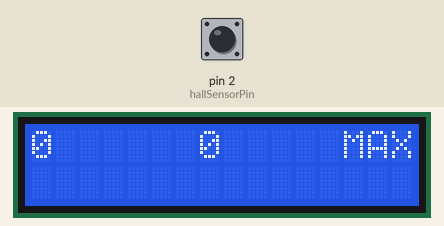
Bench run of a sketch on a simulated Arduino Uno, built with avr-gcc and run on an emulated ATmega328P. On the bench: 16×2 character LCD. Inputs (shaded band) come from the test bench; at power-on: pin 2 (hallSensorPin) LOW. What the sketch prints to the serial monitor is not drawn.

Above: at 2.7 s.
2.8 s: pin 2 (hallSensorPin) pulsed HIGH 5 times (0.12 s each, 0.3 s apart)
At 4.1 s:
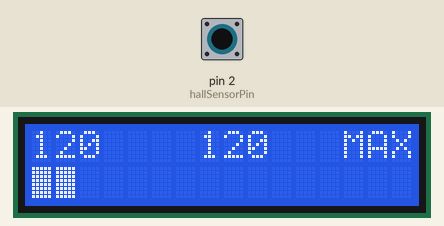
At 5.2 s:
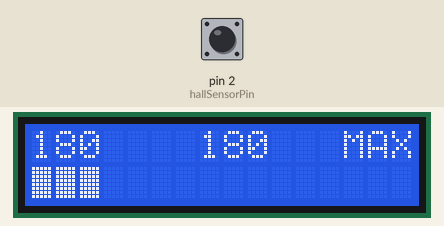
Timing chart, 0 to 6.7 s (numbered marks = the images above; inputs shaded):
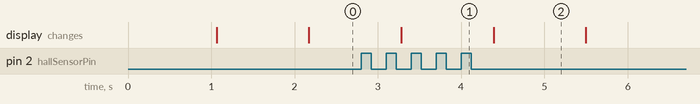

Measured:
- after the input at 2.8 s, the display: changes after 0.48 s (image 1)
- what the display in image 2 shows lasts 1.1 s, from 4.4 s to 5.5 s

The sketch:

spinnerRPM_v2.2.ino
```cpp
#include <LiquidCrystal.h>
LiquidCrystal lcd(13,12,11,10,9,8);
const int hallSensorPin = 2;                      // connect the hall effect sensor on pin 2
const unsigned long sampleTime = 1000;
const int maxRPM = 1260;                  // maximum RPM for LCD Bar
int rpmMaximum = 0;

void setup()
{
  pinMode(hallSensorPin,INPUT);
  Serial.begin(9600);
  lcd.begin(16, 2);
  lcd.print("Initializing");
  delay(1000);
  lcd.clear();
}

void loop()
{
  delay(100);
  int rpm = getRPM();
  if (rpm > rpmMaximum) rpmMaximum = rpm;
  lcd.clear();
  displayRPM(rpm);
  displayBar(rpm);

}

int getRPM()
{
  int count = 0;
  boolean countFlag = LOW;
  unsigned long currentTime = 0;
  unsigned long startTime = millis();
  while (currentTime <= sampleTime)
  {
    if (digitalRead(hallSensorPin) == HIGH)
    {
      countFlag = HIGH;
    }
    if (digitalRead(hallSensorPin) == LOW && countFlag == HIGH)
    {
      count++;
      countFlag=LOW;
    }
    currentTime = millis() - startTime;
  }
  int countRpm = int(60000/float(sampleTime))*count;
  return countRpm;
}

void displayRPM(int rpm)
{
  lcd.clear();
  lcd.setCursor(0, 0);
  lcd.print(rpm,DEC);
  lcd.setCursor(7,0);
  lcd.print(rpmMaximum, DEC);
  lcd.setCursor(13,0);
  lcd.print("MAX");
  Serial.print("RPM = ");
  Serial.print(rpm);
  Serial.print("  MAX RPM = ");
  Serial.println(rpmMaximum);
}

void displayBar(int rpm)
{
  int numOfBars=map(rpm,0,maxRPM,0,15);
  lcd.setCursor(0,1);
  if (rpm!=0)
  {
  for (int i=0; i<=numOfBars; i++)
   {
        lcd.setCursor(i,1);
        lcd.write(1023);
      }
  }
}
```
